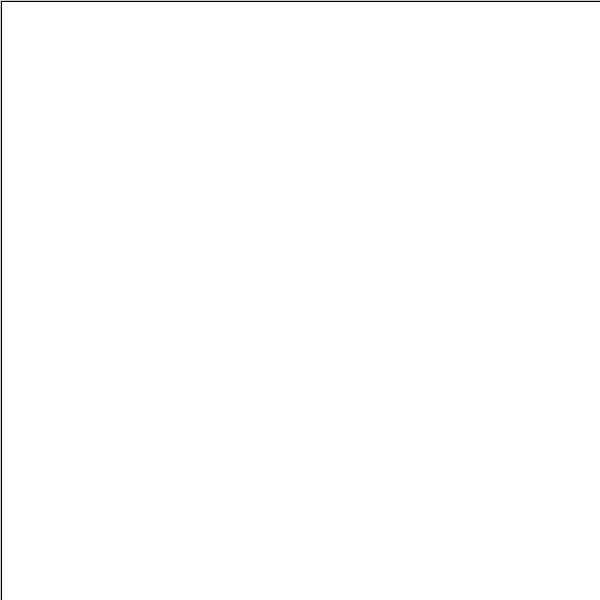
Frame 1 (no input)
Frame 60 (the mouse pressed at the canvas centre just before this capture): identical to frame 1, image omitted
Frame 120 (the mouse held since frame 60 and released just before this capture): identical to frame 1, image omitted

The Processing sketch that drew this single still picture (run headless with seeded random() and noise(); from frame 60 on, the mouse is pressed at the canvas centre):

// Processing sketch: processing_10795
// ── processing_10795.pde

// Basic quadtree demo.
// Click inside a quad to subdivide it.

// AA is off for speed reasons and framerate is limited to 10fps, but these
// are easily changed.
// This isn't optimized particularly well. The entire quadtree is drawn in full
// on every single frame, when I only need to be drawing new divisions as they're
// created.

Box b;
QuadTree q;

void setup() {
  size(600, 600);
  frameRate(10);
  b = new Box(1, 1, width, height);
  q = new QuadTree(b);
  //smooth();
}

void draw() {
  q.drawMe();
  if (mousePressed) {
    if (mouseButton == LEFT) {
      QuadTree isect = q.getSmallestIntersect(mouseX, mouseY);
      if (isect != null) {
        isect.divide();
      }
    }
    else if (mouseButton == RIGHT) {
      q = new QuadTree(b);
    }
  }
  stroke(0);
}

class Box {
  float Xl, Yl;
  float Xh, Yh;
  final static float zero = 1e-20;
  Box(float X_1, float Y_1, float X_2, float Y_2) {
    // Orient so (Xl,Yl) and (Xh,Yh) are min/max extent, respectively
    Xl = min(X_1, X_2);
    Xh = max(X_1, X_2);
    Yl = min(Y_1, Y_2);
    Yh = max(Y_1, Y_2);
  }
  
  boolean pointInside(float x, float y) {
    return x > Xl && x < Xh && y > Yl && y < Yh;
  }
  
  // Compute the intersection of the given ray (where x=R0x+Rdx*t and
  //   y=R0y+Rdy*t) with this box; return two t values, Tnear and Tfar,
  //   which give the entry and exit values of t (> 0)
  float[] intersectRay(float R0x, float R0y, float Rdx, float Rdy) {
    float Tnear = -1e30;
    float Tfar = 1e30;
    
    // First, check slab in X.
    if (abs(Rdx) < zero) {
      // Ray is parallel to X, but starts outside. Fail.
      if (R0x < Xl || R0x > Xh) {
        return null;
      }
    } else {
      float Ta = (Xl-R0x)/Rdx, Tb = (Xh-R0x)/Rdx;
      float T1 = min(Ta,Tb);
      float T2 = max(Ta,Tb);
      if (T1 > Tnear) Tnear = T1;
      if (T2 < Tfar) Tfar = T2;
      if (Tnear > Tfar) return null;
      if (Tfar < 0) return null;
    }
    
    // Then check slab in Y.
    if (abs(Rdy) < zero) {
      // Ray is parallel to X, but starts outside. Fail.
      if (R0y < Yl || R0y > Yh) {
        return null;
      }
    } else {
      float Ta = (Yl-R0y)/Rdy, Tb = (Yh-R0y)/Rdy;
      float T1 = min(Ta,Tb);
      float T2 = max(Ta,Tb);
      if (T1 > Tnear) Tnear = T1;
      if (T2 < Tfar) Tfar = T2;
      if (Tnear > Tfar) return null;
      if (Tfar < 0) return null;
    }
    
    // If we have survived this far, the test passed.
    return new float[] {Tnear, Tfar};
  }
  
  // Divide this box down into 4 quadrants
  Box[] quarter() {
    return quarter(0);
  }
  
  // d = boundary "fuzziness" size
  Box[] quarter(float d) {
    float Xm = 0.5*(Xl+Xh);
    float Ym = 0.5*(Yl+Yh);
    Box[] quads = new Box[4];
    quads[0] = new Box(Xm-d,Yh+d,Xh+d,Ym-d);
    quads[1] = new Box(Xl-d,Yh+d,Xm+d,Ym-d);
    quads[2] = new Box(Xl-d,Ym+d,Xm+d,Yl-d);
    quads[3] = new Box(Xm-d,Ym+d,Xh+d,Yl-d);
    return quads;
  }
  
  void drawMe() {
    rect(Xl, Yl, Xh-Xl, Yh-Yl);
  }
}


// QuadTree class. Subdivide it at will.
class QuadTree {
  Box b;
  QuadTree[] children;
  int level;
  static final int maxLevel = 8;
  
  QuadTree(Box b) {
    this.b = b;
    children = null;
    level = 0;
  }

  QuadTree(Box b, int level) {
    this.b = b;
    children = null;
    this.level = level;
  }

  // Divide into 4 smaller quadtrees.
  // If this exceeds the recursion limit, it will just return null.
  QuadTree[] divide() {
    if (children == null && level < maxLevel) {
      children = new QuadTree[4];
      Box[] b2 = b.quarter();
      for(int i = 0; i < 4; ++i) {
        children[i] = new QuadTree(b2[i], level + 1);
      }
    }
    return children;
  }
  
  // Draw - recursively - the entire quadtree.
  void drawMe() {
    b.drawMe();
    if (children == null) return;
    for(int i = 0; i < 4; ++i) {
      children[i].drawMe();
    }
  }
  
  // Find the smallest of the child quadtrees which contains the given point.
  // If none are found, return null. This won't subdivide any further.
  QuadTree getSmallestIntersect(float x, float y) {
    if (children == null) {
      if (b.pointInside(x,y)) {
        return this;
      }
      else {
        return null;
      }
    }
    for(int i = 0; i < 4; ++i) {
      QuadTree q = children[i].getSmallestIntersect(x, y);
      if (q != null) {
        return q;
      }
    }
    return null;
  }
}

// Basically QuadTree class, but with fuzzy boundaries.
class FuzzyQuadTree extends QuadTree {
  float delta;
  
  FuzzyQuadTree(Box b, float delta) {
    super(b);
    this.delta = delta;
  }

  FuzzyQuadTree(Box b, int level, float delta) {
    super(b, level);
    this.delta = delta;
  }

  // Divide into 4 smaller quadtrees.
  // If this exceeds the recursion limit, it will just return null.
  QuadTree[] divide() {
    if (children == null && level < maxLevel) {
      children = new QuadTree[4];
      Box[] b2 = b.quarter();
      for(int i = 0; i < 4; ++i) {
        children[i] = (QuadTree) new FuzzyQuadTree(b2[i], level + 1, delta);
      }
    }
    return children;
  }

}
